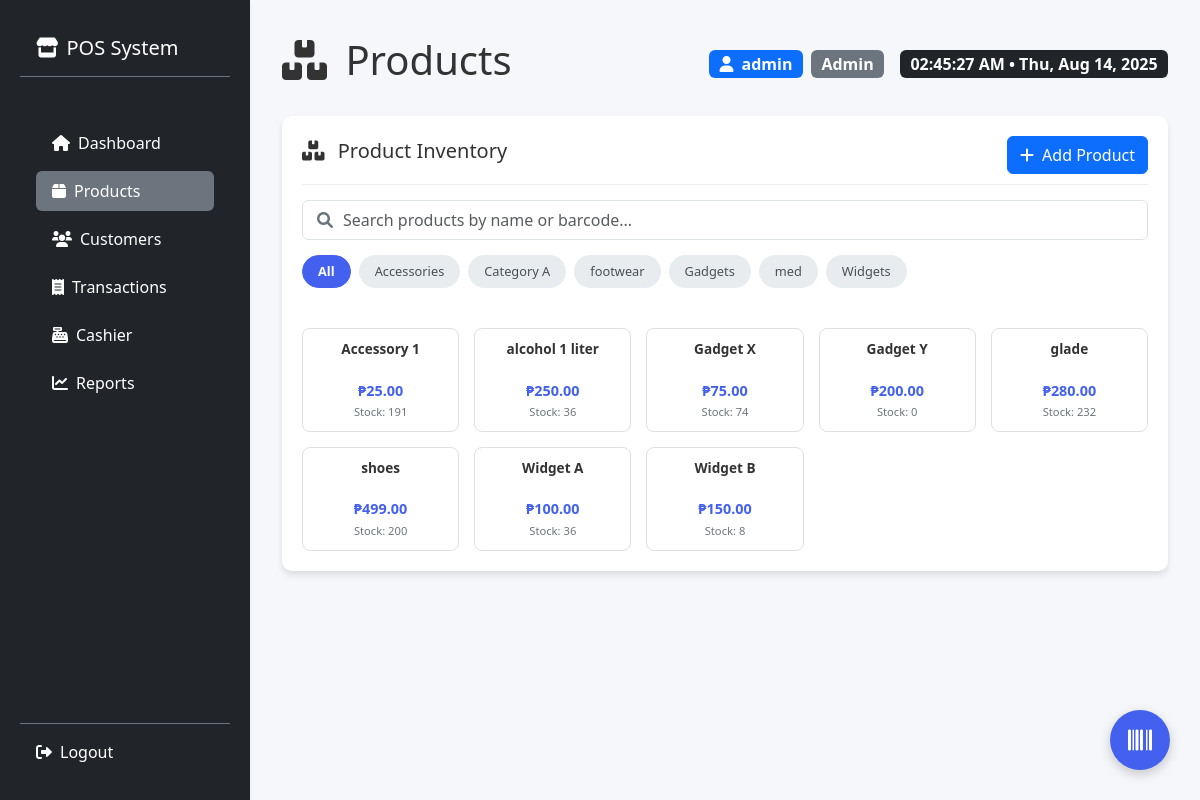
The app's page /products.php (signed in) with its own data.
### tables this page shows
CREATE TABLE `products` (
  `ProductID` int(11) NOT NULL,
  `ProductName` varchar(100) NOT NULL,
  `Description` text DEFAULT NULL,
  `Price` decimal(10,2) NOT NULL CHECK (`Price` > 0),
  `Cost` decimal(10,2) NOT NULL DEFAULT 0.00,
  `Category` varchar(50) NOT NULL,
  `StockQuantity` int(11) NOT NULL DEFAULT 0 CHECK (`StockQuantity` >= 0),
  `Barcode` varchar(50) DEFAULT NULL,
  `Image` varchar(255) DEFAULT NULL,
  `IsActive` tinyint(1) DEFAULT 1,
  `CreatedAt` timestamp NOT NULL DEFAULT current_timestamp(),
  `UpdatedAt` timestamp NOT NULL DEFAULT current_timestamp() ON UPDATE current_timestamp()
);

### products.php (the view, shortened to what this page needs)
<?php
include 'db.php';
try {
    $products = $conn->query("
        SELECT ProductID, ProductName, Price, Category, StockQuantity, Barcode, Description
        FROM Products
        ORDER BY ProductName
    ")->fetchAll();
} catch (PDOException $e) {
    error_log("Error fetching products: " . $e->getMessage());
    die("Error loading products. Please try again later.");
}
try {
    $categories = $conn->query("
        SELECT DISTINCT Category
        FROM Products
        WHERE Category IS NOT NULL AND Category != ''
        ORDER BY Category
    ")->fetchAll(PDO::FETCH_COLUMN);
} catch (PDOException $e) {
    $categories = [];
}
?>
<!DOCTYPE html>
<html lang="en">
<head>
    <link href="https://cdn.jsdelivr.net/npm/bootstrap@5.3.0/dist/css/bootstrap.min.css" rel="stylesheet">
    <link href="https://cdnjs.cloudflare.com/ajax/libs/font-awesome/6.0.0-beta3/css/all.min.css" rel="stylesheet">
    <link href="styles.css" rel="stylesheet">
</head>
<body>
    <?php include 'sidebar.php'; ?>
    <div class="main-content">
        <div class="container-fluid py-3">
            <div class="d-flex flex-wrap justify-content-between align-items-center mb-4 gap-2">
                <h1><i class="fas fa-boxes me-2"></i> Products</h1>
                <div class="d-flex align-items-center">
                    <div class="me-3">
                        <span class="badge bg-primary fs-6">
                            <i class="fas fa-user me-1"></i> <?= htmlspecialchars($_SESSION['username'] ?? 'User') ?>
                        </span>
                        <span class="badge bg-secondary fs-6 ms-1">
                            <?= htmlspecialchars(ucfirst($_SESSION['role'] ?? 'Role')) ?>
                        </span>
                    </div>
                    <div id="current-time" class="badge bg-dark fs-6"></div>
                </div>
            </div>
            <div class="products-container">
                <div class="products-panel">
                    <div class="product-header">
                        <h5><i class="fas fa-boxes me-2"></i> Product Inventory</h5>
                        <button class="btn btn-primary" data-bs-toggle="modal" data-bs-target="#addProductModal">
                            <i class="fas fa-plus me-1"></i> Add Product
                        </button>
                    </div>
                    <div class="search-box">
                        <i class="fas fa-search"></i>
                        <input type="text" id="product-search" class="form-control" placeholder="Search products by name or barcode...">
                    </div>
                    <div class="category-tabs">
                        <div class="category-tab active" data-category="all">All</div>
                        <?php foreach ($categories as $category): ?>
                            <div class="category-tab" data-category="<?= htmlspecialchars($category) ?>">
                                <?= htmlspecialchars($category) ?>
                            </div>
                        <?php endforeach; ?>
                    </div>
                    <div class="product-grid" id="product-grid">
                        <?php if (empty($products)): ?>
                            <div class="col-12 text-center py-5 text-muted">
                                <i class="fas fa-box-open fa-3x mb-3"></i>
                                <p>No products found</p>
                            </div>
                        <?php else: ?>
                            <?php foreach ($products as $product): ?>
                                <div class="product-card"
                                    data-id="<?= $product['ProductID'] ?>"
                                    data-name="<?= htmlspecialchars($product['ProductName']) ?>"
                                    data-price="<?= $product['Price'] ?>"
                                    data-stock="<?= $product['StockQuantity'] ?>"
                                    data-category="<?= htmlspecialchars($product['Category'] ?? 'Uncategorized') ?>"
                                    data-barcode="<?= htmlspecialchars($product['Barcode'] ?? '') ?>"
                                    data-description="<?= htmlspecialchars($product['Description'] ?? '') ?>"
                                    title="<?= htmlspecialchars($product['ProductName']) ?> (Stock: <?= $product['StockQuantity'] ?>)">
                                    <div class="product-name"><?= htmlspecialchars($product['ProductName']) ?></div>
                                    <div>
                                        <div class="product-price">₱<?= number_format($product['Price'], 2) ?></div>
                                        <div class="product-stock">Stock: <?= $product['StockQuantity'] ?></div>
                                    </div>
                                </div>
                            <?php endforeach; ?>
                        <?php endif; ?>
                    </div>
                </div>
            </div>
            <div class="barcode-scanner-btn" data-bs-toggle="modal" data-bs-target="#scannerModal" title="Scan Barcode">
                <i class="fas fa-barcode"></i>
            </div>
        </div>
    </div>
</body>
</html>

### styles.css (style rules this page uses)
body { font-family: 'Segoe UI', Tahoma, Geneva, Verdana, sans-serif; background-color: #f5f7fa; color: #333; margin: 0; padding: 0; }
.main-content { margin-left: 250px; padding: 20px; transition: margin-left 0.3s; }

### products.php (style rules this page uses)
:root { --primary-color: #4361ee; --secondary-color: #3f37c9; --accent-color: #4895ef; --success-color: #4cc9f0; --danger-color: #f72585; --light-color: #f8f9fa; --dark-color: #212529; }
.products-container { display: grid; grid-template-columns: 1fr; gap: 20px; }
.products-panel { background: white; border-radius: 10px; box-shadow: 0 4px 6px rgba(0,0,0,0.1); padding: 20px; display: flex; flex-direction: column; overflow: hidden; }
.product-header { display: flex; justify-content: space-between; align-items: center; margin-bottom: 15px; padding-bottom: 10px; border-bottom: 1px solid #eee; flex-shrink: 0; }
.product-grid { display: grid; grid-template-columns: repeat(auto-fill, minmax(140px, 1fr)); gap: 15px; margin-top: 15px; }
.product-card { border: 1px solid #e0e0e0; border-radius: 8px; padding: 10px; transition: all 0.2s ease-in-out; cursor: pointer; text-align: center; background-color: #fff; display: flex; flex-direction: column; justify-content: space-between; height: 100%; }
.product-card .product-name { font-weight: 600; font-size: 0.85rem; margin-bottom: 5px; display: -webkit-box; -webkit-line-clamp: 2; -webkit-box-orient: vertical; overflow: hidden; text-overflow: ellipsis; min-height: 2.6em; flex-grow: 1; }
.product-card .product-price { color: var(--primary-color); font-weight: 700; font-size: 0.9rem; margin-top: auto; }
.product-card .product-stock { font-size: 0.7rem; color: #6c757d; margin-top: 3px; }
.search-box { position: relative; margin-bottom: 15px; }
.search-box input { padding-left: 40px; height: 40px; }
.search-box i { position: absolute; left: 15px; top: 50%; transform: translateY(-50%); color: #6c757d; }
.category-tabs { display: flex; gap: 8px; margin-bottom: 15px; overflow-x: auto; padding-bottom: 10px; -ms-overflow-style: none; scrollbar-width: none; }
.category-tab { padding: 6px 15px; background: #e9ecef; border-radius: 20px; font-size: 0.8rem; cursor: pointer; white-space: nowrap; border: 1px solid transparent; transition: all 0.2s; color: #495057; }
.category-tab.active { background: var(--primary-color); color: white; font-weight: 600; border-color: var(--primary-color); }
.barcode-scanner-btn { position: fixed; bottom: 30px; right: 30px; width: 60px; height: 60px; border-radius: 50%; background: var(--primary-color); color: white; display: flex; align-items: center; justify-content: center; font-size: 1.5rem; box-shadow: 0 4px 12px rgba(0,0,0,0.2); cursor: pointer; z-index: 1050; transition: background-color 0.2s; }

### records on screen
products: ProductName "Accessory 1", Price "25.00", StockQuantity "191"
products: ProductName "alcohol 1 liter", Price "250.00", StockQuantity "36"
products: ProductName "Gadget X", Price "75.00", StockQuantity "74"
products: ProductName "Gadget Y", Price "200.00", StockQuantity "0"
products: ProductName "glade", Price "280.00", StockQuantity "232"
products: ProductName "shoes", Price "499.00", StockQuantity "200"
products: ProductName "Widget A", Price "100.00", StockQuantity "36"
products: ProductName "Widget B", Price "150.00", StockQuantity "8"

### other values on screen
$_SESSION['username'] "admin"
$_SESSION['role'] "Admin"
$category "Accessories"
$category "Category A"
$category "footwear"
$category "Gadgets"
$category "med"
$category "Widgets"
